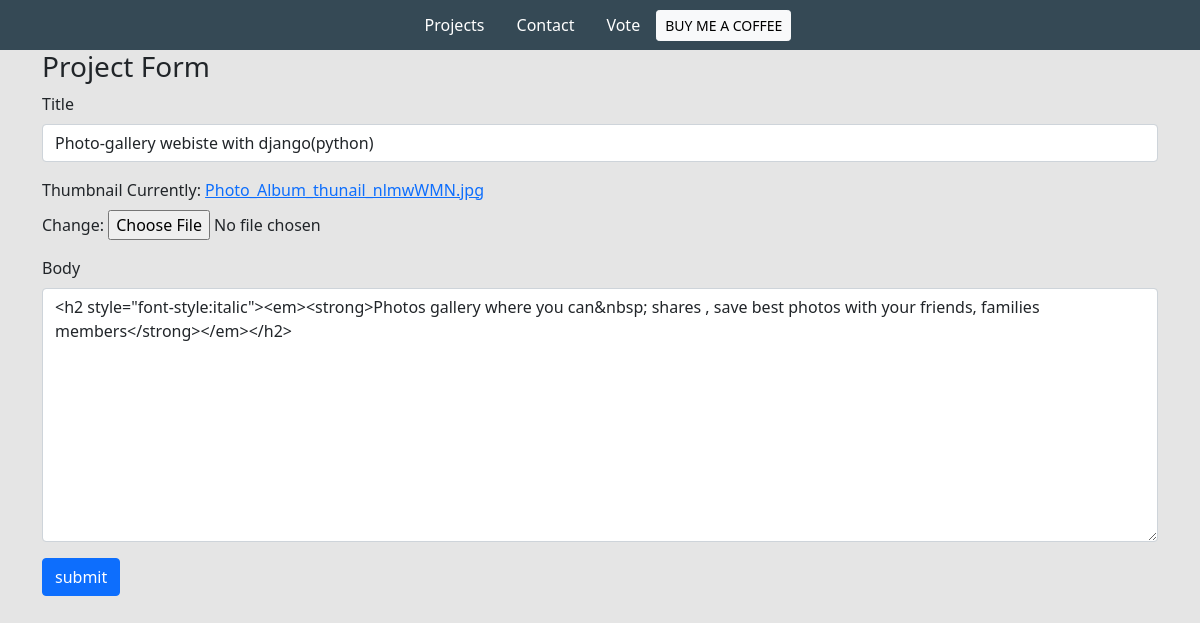
Page /edit-project/0f669f6c-b525-4d2d-8e34-c67c8faac274/ on the committed database.
### base/models.py (models this page shows, shortened)
class Project(models.Model):
    title = models.CharField(max_length=200)
    thumbnail = models.ImageField(null=True)
    body = RichTextUploadingField()
    slug = models.SlugField(null=True, blank=True)
    created = models.DateTimeField(auto_now_add=True)
    id = models.UUIDField(default=uuid.uuid4,  unique=True,
                          primary_key=True, editable=False)

### base/views.py (the view)
# urls.py: path('edit-project/<str:pk>/', views.editProject, name="edit-project"),
def editProject(request, pk):
    project = Project.objects.get(id=pk)
    form = ProjectForm(instance=project)
    if request.method == 'POST':
        form = ProjectForm(request.POST, request.FILES, instance=project)
        if form.is_valid():
            form.save()
            return redirect('home')
    context = {'form': form}
    return render(request, 'base/project_form.html', context)

### base/forms.py
class ProjectForm(ModelForm):
    class Meta:
        model = Project
        fields = ['title', 'thumbnail', 'body']
    def __init__(self, *args, **kwargs):
        super(ProjectForm, self).__init__(*args, **kwargs)
        self.fields['title'].widget.attrs.update(
            {'class': 'form-control'})
        self.fields['body'].widget.attrs.update(
            {'class': 'form-control', })

### base/templates/base/project_form.html (shortened to what this page needs)
{% extends 'base/main.html' %}
{% load static %}
{% block content %}
<div class="container">
    <h3>Project Form</h3>
    <form method="POST" enctype="multipart/form-data">
        {% for field in form %}
        <div class="mb-3">
            <label for="exampleInputPassword1" class="form-label">{{field.label}}</label>
            {{field}}
        </div>
        {% endfor %}
        <input class="btn btn-primary" type="submit" value="submit">
    </form>
</div>
{% endblock content %}

### static/styles/main.css (style rules this page uses)
body { background-color: #E5E5E5; }

### rows in the picture
Project: form "Photo-gallery webiste with django(python)" "<h2 style=\"font-style:italic\"><em><strong>Photos gallery where you can&nbsp; shares , save best photos with your friends, families members</strong></em></h2>"

### other values in the picture
{{ field.label }} "Title" "Thumbnail" "Body"
